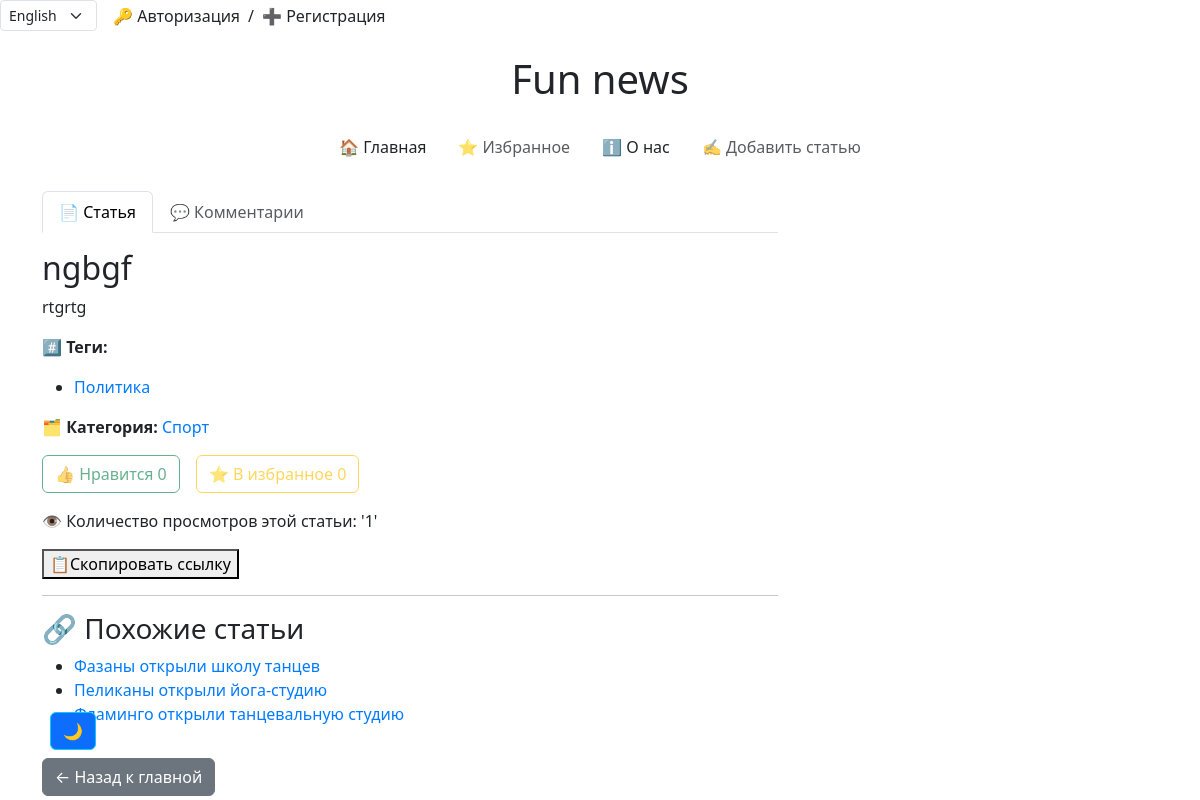
Page /en/news/article/ngbgf/ on the committed database.
### news/models.py (models this page shows, shortened)
class Article(models.Model):
    title = models.CharField(max_length=255, verbose_name='Заголовок')
    content = models.TextField(verbose_name='Содержание')
    publication_date = models.DateTimeField(default=timezone.now, verbose_name='Дата публикации')
    views = models.IntegerField(default=0, verbose_name='Просмотры')
    category = models.ForeignKey("Category", on_delete=models.CASCADE, verbose_name='Категория', blank=True,
                              null=True)
    tags = models.ManyToManyField("Tag", related_name='articles', verbose_name='Теги', blank=True)
    likes_count = models.IntegerField(default=0)
    favourites_count = models.IntegerField(default=0)
    is_active = models.BooleanField(default=True,  verbose_name='Теги')
    slug = models.SlugField(blank=True, null=True, unique=True)
    image = models.ImageField(upload_to='articles/%Y/%m/%d/',
                              validators=[FileExtensionValidator(['jpg', 'jpeg', 'png', 'jpeg'])],
                              blank=True,
                              null=True)
    author = models.ForeignKey(get_user_model(), on_delete=models.SET_NULL, null=True,
                               default=None, verbose_name='Author')
    def save(self, *args, **kwargs):
        super().save(*args, **kwargs)
    class Meta:
        verbose_name = 'Статья'
        verbose_name_plural = 'Статьи'
        ordering = ['-publication_date']
        permissions = [
        ('publish_article', 'Publish Article'),
            ('make_active', 'Make Active'),
        ]

class Tag(models.Model):
    name = models.CharField(max_length=255, unique=True)
    class Meta:
        verbose_name = 'Тег'  # единственное число для отображения в админке
        verbose_name_plural = 'Теги'  # мн. число для отображения в админке

class Category(models.Model):
    name = models.CharField(max_length=255, unique=True)
    class Meta:
        verbose_name = 'Категория'  # единственное число для отображения в админке
        verbose_name_plural = 'Категории'  # мн. число для отображения в админке

### news/views.py (the view)
# urls.py: path('article/<slug:slug>/', article_detail, name='article_detail'),                              # статья полностью
def article_detail(request, slug):
    article = get_object_or_404(Article, slug=slug)
    all_tags = Tag.objects.all()
    all_categories = Category.objects.all()
    liked_ips = article.likes.values_list('ip_address', flat=True)
    favourite_ips = article.favourites.values_list('ip_address', flat=True)
    reset_comment_flag(request)
    article.views += 1              #cчётчик просмотров
    article.save()
    similar_articles = Article.objects.filter(
        Q(category=article.category) |
        Q(tags__in=article.tags.all())
    ).exclude(id=article.id).distinct().order_by('-publication_date')[:3]
    if request.method == 'POST':
        name = request.POST.get('name')
        text = request.POST.get('text')
        if name and text:
            Comment.objects.create(article=article, name=name, text=text)
    context = {
        "article": article,
        "all_tags": all_tags,
        "all_categories": all_categories,
        "liked_ips": liked_ips,
        "favourite_ips": favourite_ips,
        "similar_articles": similar_articles,
    }
    return render(request, 'news/article_detail.html', context=context)

### news/context_processors.py (called while the page is built)
def global_settings(request):
    if cache.get('favourite_count') is None:
        cache.set('favourite_count', Favourite.objects.count(), 60 * 15)
    if cache.get('like_count') is None:
        cache.set('like_count', Like.objects.count(), 60 * 15)
    if cache.get('articles_count') is None:
        cache.set('articles_count', Article.objects.count(), 60 * 15)
    if cache.get('all_tags_count') is None:
        cache.set('all_tags_count', Tag.objects.count(), 60 * 15)
    if cache.get('all_categories_count') is None:
        cache.set('all_categories_count', Category.objects.count(), 60 * 15)
    return {
        'favourites_count': cache.get('favourite_count'),
        'likes_count': cache.get('like_count'),
        'articles_count': cache.get('articles_count'),
    }

### news/views.py (called while the page is built)
def reset_comment_flag(request):
    if 'comment_submitted' in request.session:
        del request.session['comment_submitted']

### news/templates/news/article_detail.html (shortened to what this page needs)
{% extends 'news/base.html' %}
{% load i18n %}
    {% block content %}
    <section>
      <ul class="nav nav-tabs" id="addArticleTabs" role="tablist">
        <li class="nav-item" role="presentation">
          <button class="nav-link active" id="article-tab" data-bs-toggle="tab" data-bs-target="#article" type="button" role="tab">
            {% trans '📄 Статья' %}
          </button>
        </li>
        {% if user.is_authenticated %}
        <li class="nav-item" role="presentation">
          <button class="nav-link" id="comments-tab" data-bs-toggle="tab" data-bs-target="#comments" type="button" role="tab">
            {% trans '💬 Комментарии' %} ({{ article.comments.count }})
          </button>
        </li>
        {% else %}
        <li class="nav-item" role="presentation">
          <button class="nav-link" id="comments-tab" data-bs-toggle="tab" data-bs-target="#comments" type="button" role="tab" disabled>
            {% trans '💬 Комментарии' %}
          </button>
        </li>
        {% endif %}
      </ul>
      <div class="tab-content mt-3">
        <div class="tab-pane fade show active" id="article" role="tabpanel">
          <div class="news">
            <h2>{{ article.title }}</h2>
            <p>{{ article.content }} </p>
            {% if article.tags.all %}
              <p><strong>{% trans "#️⃣ Теги:"  %}</strong></p>
              <ul>
                {% for tag in article.tags.all %}
                  <li><a href="{% url 'news:news_by_tag' tag.name %}">{{ tag.name }}</a></li>
                {% endfor %}
              </ul>
            {% endif %}
            <p><strong>{% trans '🗂️ Категория:'  %}</strong>
              {% if article.category %}
                <a href="{% url 'news:news_by_category' article.category.name %}">{{ article.category.name }}</a>
              {% else %}
               {% trans 'Нет категории'  %}
              {% endif %}
            </p>
            <div class="buttons-container d-flex gap-3 mb-3">
              <form id="like-form-{{ article.id }}" data-article-id="{{ article.id }}">
                <button type="button" class="btn {% if request.META.REMOTE_ADDR in liked_ips %}btn-success{% else %}btn-outline-success{% endif %} {% if not user.is_authenticated %}btn-secondary disabled{% endif %}" id="like-btn-{{ article.id }}">
                 {% trans '👍 Нравится'  %} <span id="like-count-{{ article.id }}">{{ article.likes_count }}</span>
                </button>
              </form>
              <form id="favourite-form-{{ article.id }}" data-article-id="{{ article.id }}">
                <button type="button" class="btn {% if request.META.REMOTE_ADDR in favourite_ips %}btn-warning{% else %}btn-outline-warning{% endif %} {% if not user.is_authenticated %}btn-secondary disabled{% endif %}" id="favourite-btn-{{ article.id }}">
                  {% trans '⭐ В избранное'  %} <span id="favourite-count-{{ article.id }}">{{ article.favourites_count }}</span>
                </button>
              </form>
            </div>
            <p> {% trans '👁 Количество просмотров этой статьи:'  %} '{{ article.views }}' </p>
            <button type="button" onclick="copyToClipboard()">{% trans '📋Скопировать ссылку' %}</button>
            <hr>
            <h3>{% trans '🔗 Похожие статьи'  %}</h3>
            <ul>
              {% for sim in similar_articles %}
                <li>
                  <a href="{% url 'news:article_detail' slug=sim.slug %}">{{ sim.title }}</a>
                </li>
              {% empty %}
                <p> {% trans '🔗 Похожие статьи не найдены' %} </p>
              {% endfor %}
            </ul>
            <a class="btn btn-secondary mt-3" href="{% url 'news:catalog' %}">{% trans '← Назад к главной'  %}</a>
          </div>
        </div>
      </div>
    </section>
    {% endblock %}

### static/css/style.css (style rules this page uses)
a { color: #007bff; text-decoration: none; }
.nav-link { color: #212529; }
.nav-link { color: inherit; transition: color 0.3s; }

### rows in the picture
Article: title "ngbgf", content "rtgrtg", category.name "Спорт", likes_count "0", favourites_count "0", views "1"
Tag: name "Политика"
Article: title "Фазаны открыли школу танцев"
Article: title "Пеликаны открыли йога-студию"
Article: title "Фламинго открыли танцевальную студию"

### other values in the picture
form field language "English"
